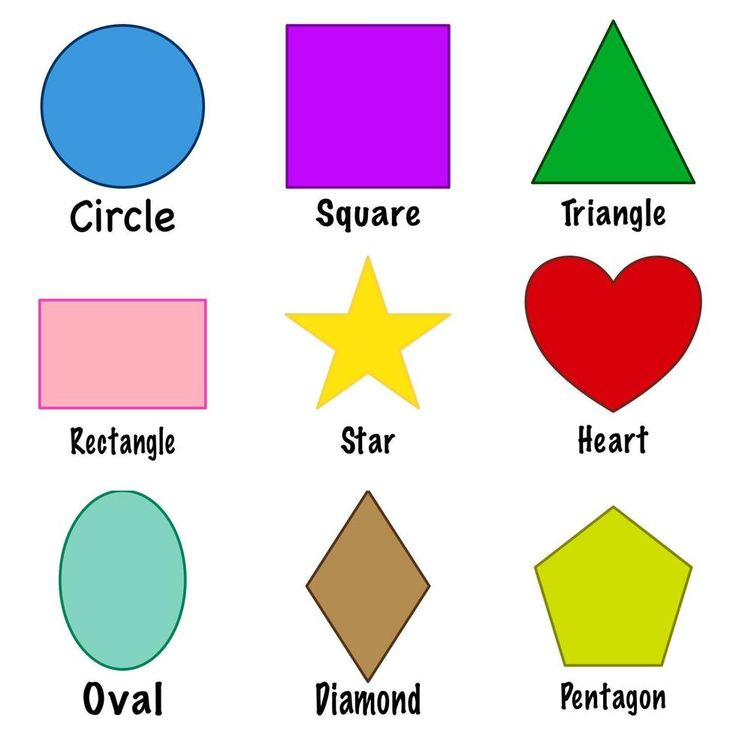
#> input picture BoundariesExtractionInput.jpg, 736 x 736 px, found by its file name
$ python BoundariesExtractionImage.py
#> lines starting #> are read from the running program, lines starting #| are printed output that depends on the picture; after the words box and inside, x2 and y2 are one past the last pixel; in counts of white or black regions, pixels touching at a corner belong together
import cv2
import numpy as np


def image_boundaries_drselva(image_path):
    # Read the input image
    image = cv2.imread(image_path)
#> image is the input picture: shape (736, 736, 3); mean B, G, R 212.5, 212.2, 222.2
    if image is None:
        print("Error: Please check the image path.")
        return None

    # Convert the image to grayscale
    gray_image = cv2.cvtColor(image, cv2.COLOR_BGR2GRAY)
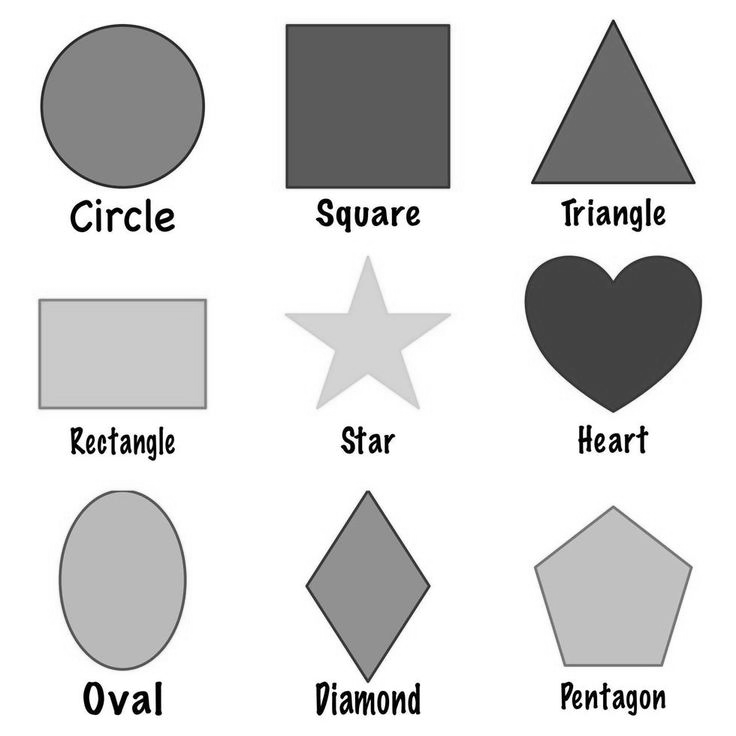
#> gray_image: shape (736, 736); min 0, max 255, mean 215.2

    # Apply adaptive thresholding for better binary segmentation
    binary_image = cv2.adaptiveThreshold(
        gray_image, 255, cv2.ADAPTIVE_THRESH_GAUSSIAN_C, cv2.THRESH_BINARY, 11, 2
    )
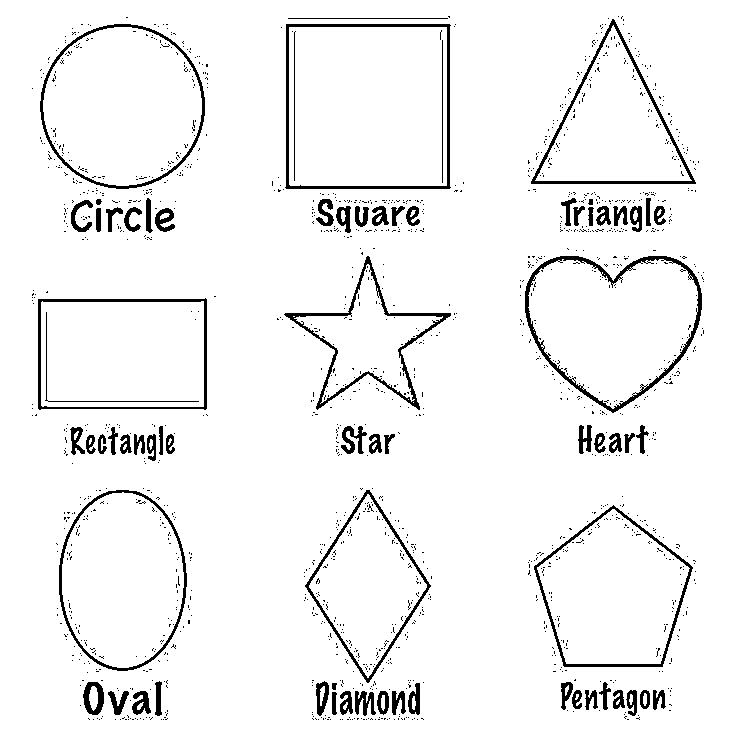
#> binary_image: shape (736, 736); 94.7% white; 1589 black regions (1517 under 20 px), largest, box (x1, y1, x2, y2) and area: (525, 256, 702, 413) 2238, (285, 24, 451, 189) 1943, (284, 256, 451, 410) 1887

    # Invert the binary image if needed (to ensure contours are extracted correctly)
    binary_image = cv2.bitwise_not(binary_image)
#> binary_image: shape (736, 736); 5.3% white; 1589 white regions (1517 under 20 px)

    # Find contours in the binary image
    contours, _ = cv2.findContours(binary_image, cv2.RETR_EXTERNAL, cv2.CHAIN_APPROX_SIMPLE)
#> contours = 1086 contours, 1021 with area under 20; largest, box (x1, y1, x2, y2) and area: (285, 24, 451, 189) 26735, (40, 24, 205, 189) 21080, (525, 256, 702, 413) 19932, (38, 298, 207, 410) 18317, (59, 490, 187, 671) 18022

    # Debugging: Print the number of detected contours
    print(f"Number of contours detected: {len(contours)}")
#| Number of contours detected: 1086

    # Create an output image to draw the contours
    image_with_regions = np.zeros_like(image)
    cv2.drawContours(image_with_regions, contours, -1, (255, 255, 255), 2)  # Draw contours in white
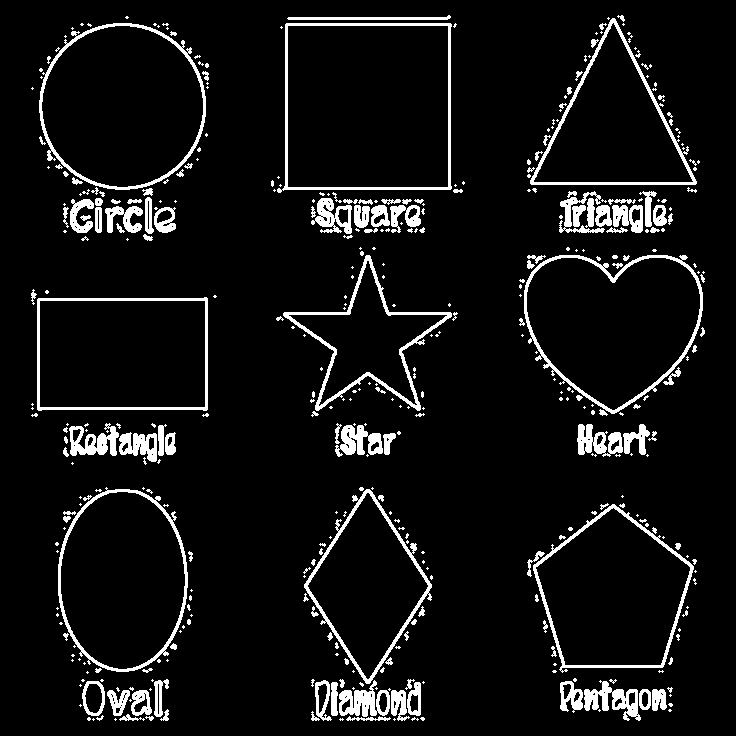
#> image_with_regions: shape (736, 736, 3); 7.1% white; 429 white regions (278 under 20 px), largest, box (x1, y1, x2, y2) and area: (283, 255, 452, 411) 2177, (524, 255, 703, 414) 2050, (277, 23, 452, 193) 1994

    return image, image_with_regions  # Return both original and processed images


def combine_images(input_image, output_image):
    # Resize both images to have the same height for side-by-side display
    height = max(input_image.shape[0], output_image.shape[0])
#> height = 736
    width = input_image.shape[1] + output_image.shape[1]
#> width = 1472

    combined_image = np.zeros((height, width, 3), dtype=np.uint8)

    # Place both images side by side
    combined_image[:input_image.shape[0], :input_image.shape[1]] = input_image
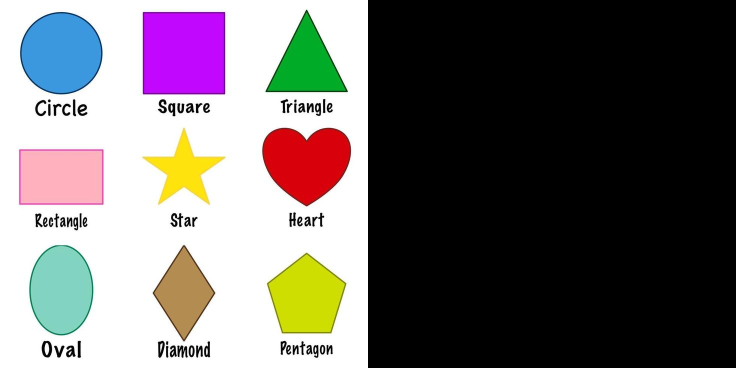
#> combined_image: shape (736, 1472, 3) (shown at 1/2 size); mean B, G, R 106.2, 106.1, 111.1
    combined_image[:output_image.shape[0], input_image.shape[1]:] = output_image
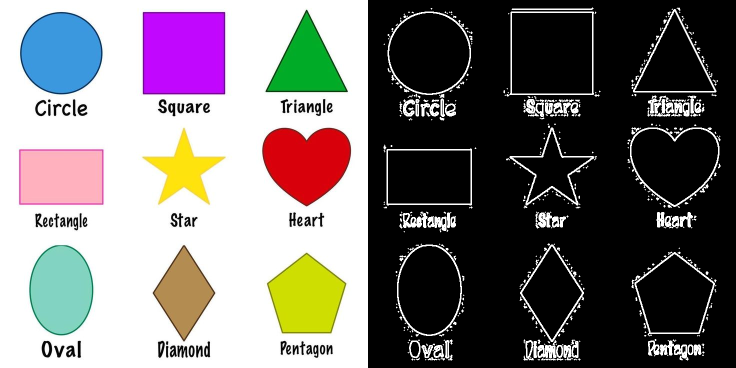
#> combined_image: shape (736, 1472, 3) (shown at 1/2 size); 3.57% of pixels changed, all inside (x1, y1, x2, y2) = (767, 15, 1441, 721)

    return combined_image


if __name__ == "__main__":
    input_image_path = "C:/Users/somes/PycharmProjects/DIP/BoundariesExtractionInput.jpg"
    images = image_boundaries_drselva(input_image_path)

    if images is not None:
        input_image, image_with_regions = images

        # Combine the input image and the output image (with boundaries) side by side
        combined_image = combine_images(input_image, image_with_regions)

        # Display the combined image
        cv2.imshow("Input and Output Side by Side", combined_image)


        cv2.waitKey(0)
        cv2.destroyAllWindows()

# Region and Boundary Extraction in Image Processing

# Region and boundary extraction are fundamental tasks in image analysis and computer vision. They are used to identify and delineate distinct regions or boundaries in an image based on some predefined criteria, such as intensity, color, or texture. The goal is to isolate the objects of interest from the background or other irrelevant elements.
#
# 1. Region Extraction:
#    - Region extraction refers to identifying continuous areas of interest (regions) in an image. These regions can be defined by particular properties such as color, texture, or intensity. Region extraction often involves segmenting the image into homogeneous regions that share similar attributes.
#    - Methods like thresholding, clustering (e.g., K-means), and watershed algorithms are commonly used for region extraction.
#
# 2. Boundary Extraction:
#    - Boundary extraction, on the other hand, is the process of detecting the edges or contours that separate distinct regions in an image. Boundaries mark the transition between different regions, often corresponding to object boundaries or edges within the image.
#    - Boundary extraction is commonly performed using edge detection algorithms such as the Canny edge detector, Sobel operator, or Laplacian of Gaussian.

# ---

# Concepts in Boundary Extraction
#
# 1. Edges vs. Boundaries:
#    - Edge: A local feature that represents the change in intensity or color in an image.
#    - Boundary: A complete outline that forms the shape of an object.
#
# 2. Grayscale Conversion:
#    - Converts the input image into a single intensity channel to simplify analysis.
#    - Helps remove unnecessary color information, retaining only intensity variations.
#
# 3.Thresholding:
#    - Converts a grayscale image to a binary image (black and white).
#    - Types of Thresholding:
#      - Global Thresholding: Applies a single threshold value to the entire image.
#      - Adaptive Thresholding:** Calculates thresholds dynamically based on the local neighborhood, useful for images with varying illumination.
#
# 4. Contours:
#    - Contours are continuous curves or boundaries that enclose the shape of an object.
#    - Extracted from binary images where the object and background are distinctly separated.
#
# 5. Contour Representation:
#    - CHAIN_APPROX_SIMPLE: Reduces memory usage by compressing horizontal, vertical, and diagonal segments.
#    - CHAIN_APPROX_NONE: Retains all contour points, providing a more detailed boundary.
#
# 6. Image Segmentation:
#    - The process of partitioning an image into regions based on intensity or color similarities.
#    - Boundary extraction is a specific form of segmentation that isolates the edges of objects.
#
# ---

# Process of Boundary Extraction
#
# 1. Input Image:
#    - Start with a grayscale or color image.
#
# 2. Preprocessing:
#    - Convert to grayscale.
#    - Smooth or blur the image to reduce noise.
#
# 3. Binary Image Creation:
#    - Apply thresholding to separate the object from the background.
#
# 4. Contour Detection:
#    - Identify the edges or boundaries using algorithms like `cv2.findContours`.
#
# 5. Visualization:
#    - Highlight boundaries on the original image using functions like `cv2.drawContours`.

# ---

# Applications of Boundary Extraction
#
# 1. Object Detection:
#    - Identifying objects in images for recognition or tracking.
#
# 2. Medical Imaging:
#    - Highlighting boundaries of organs, tumors, or other structures.
#
# 3. Shape Analysis:
#    - Extracting object boundaries for measurements or classification.
#
# 4. Autonomous Systems:
#    - Detecting road lanes, signs, or obstacles for navigation.
#
# 5. Image Editing:
#    - Segmenting objects for manipulation or compositing.

# ---

# Advantages of Boundary Extraction
#
# - Simplifies complex images by focusing on essential features.
# - Effective for shape-based analysis.
# - Reduces computational complexity in subsequent processing.
#
# ---
#
# Challenges
#
# 1. Noise:
#    - Small intensity variations may create false boundaries.
#
# 2. Illumination Variations:
#    - Non-uniform lighting can affect thresholding results.
#
# 3. Overlapping Objects:
#    - Difficult to distinguish individual boundaries.
#
# 4. Resolution Issues:
#    - Low-resolution images may lack clear edges.

# ---

# There are several methods for boundary extraction. They can be classified based on the techniques used and the nature of the output.
#
# 1. Edge-Based Boundary Extraction:
#    - This technique identifies changes in intensity or color in an image, which are indicative of object boundaries.
#    - Methods:
#      - Sobel Operator: Detects edges by calculating the gradient (rate of change) in intensity at each pixel in both horizontal and vertical directions.
#      - Canny Edge Detection: A multi-step process that detects edges by filtering the image using Gaussian blurring, finding intensity gradients, non-maximum suppression, and edge tracking by hysteresis.
#      - Laplacian of Gaussian (LoG): Combines Gaussian smoothing with Laplacian edge detection. It’s good for detecting edges of different sizes.
#      - Prewitt Operator: Similar to the Sobel operator but with a different kernel for edge detection.
#
#    - Advantages: These methods are generally robust in detecting sharp transitions (edges) in an image.
#    - Disadvantages: They may not work well on noisy images or for detecting boundaries in regions with gradual transitions.
#
# 2. Region-Based Boundary Extraction:
#    - Region-based techniques focus on detecting homogeneous regions in an image first, then finding their boundaries.
#    - Methods:
#      - Region Growing: Starts with a seed pixel and adds neighboring pixels to the region if they meet a predefined similarity criterion (such as intensity, texture, or color).
#      - Watershed Algorithm: Treats an image as a topographic surface, where the intensity of each pixel corresponds to elevation. The watershed algorithm finds boundaries by simulating water flowing into basins and identifying the lines of highest elevation (watershed lines).
#      - Thresholding: Pixels are grouped based on their intensity values. Binary or multi-level thresholding can be used to extract regions, and the boundaries between regions are marked.
#
#    - Advantages: Region-based methods can be more reliable for detecting complex shapes or regions with soft transitions.
#    - Disadvantages: They are sensitive to initialization (e.g., seed points in region growing) and may struggle with varying lighting conditions or noisy images.
#
# 3. Contour-Based Boundary Extraction:
#    - Contour-based extraction is a specialized approach where the focus is on detecting and tracking contours (curves or boundaries) around objects in the image.
#    - Methods:
#      - FindContours in OpenCV: A function in OpenCV that detects the contours in a binary image. It returns a list of contours and can be used to draw boundaries around regions.
#      - Active Contours (Snakes): A model that evolves to fit the boundary of an object by minimizing an energy function.
#      - Level Sets: A method based on evolving a contour over time to detect boundaries based on geometric properties.
#
#    - Advantages: These methods are particularly effective for extracting smooth and complex boundaries.
#    - Disadvantages: Active contour methods can be computationally expensive and may require careful initialization.
#
# 4. Edge Linking Methods:
#    - After edge detection, the edges are often fragmented, and linking them together is necessary to create continuous boundaries.
#    - Methods:
#      - Hough Transform: A technique used to detect simple geometric shapes like lines, circles, and ellipses. It can be used to link edges and identify boundaries.
#      - Edge Tracing by Hysteresis: After applying edge detection, strong edges are retained while weak edges are linked to strong ones if they are connected.
#
#    - Advantages: Can recover fragmented edges and improve boundary continuity.
#    - Disadvantages: Might lead to over- or under-segmentation if thresholds or parameters are not well-tuned.

# ---
